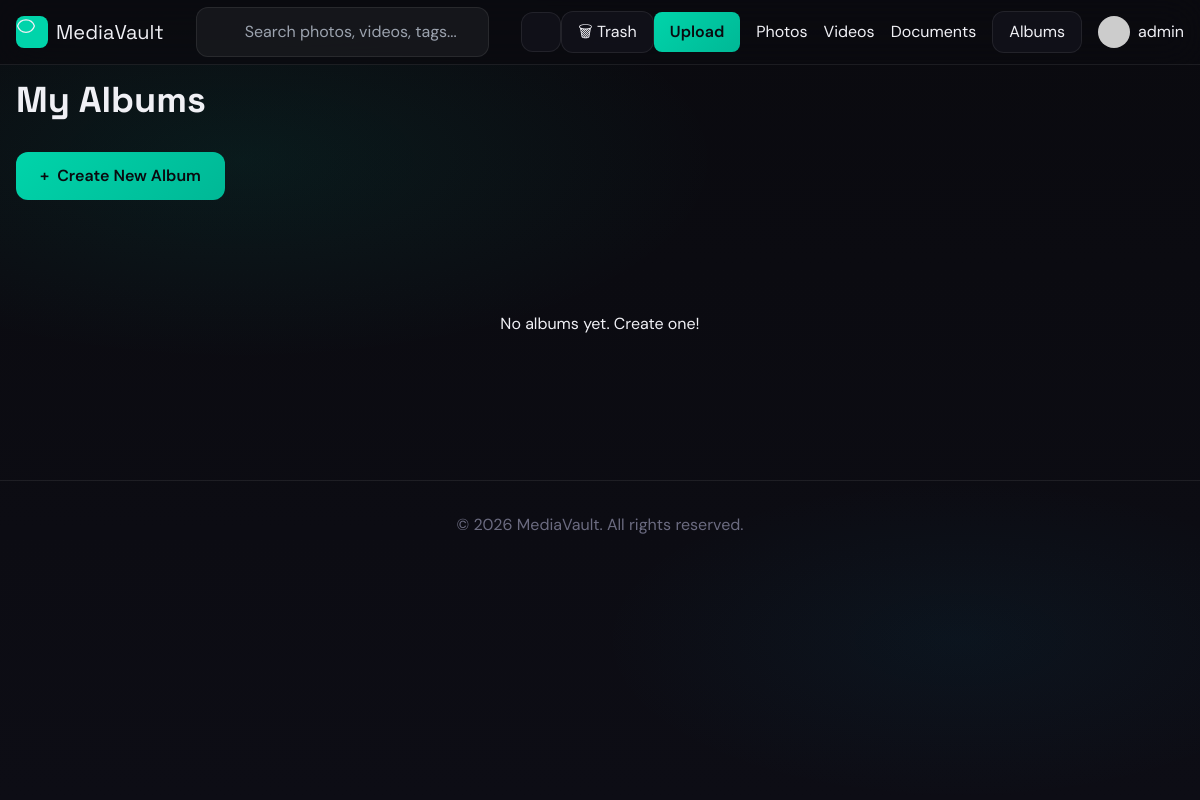
The app's page /albums/ (signed in), older data.
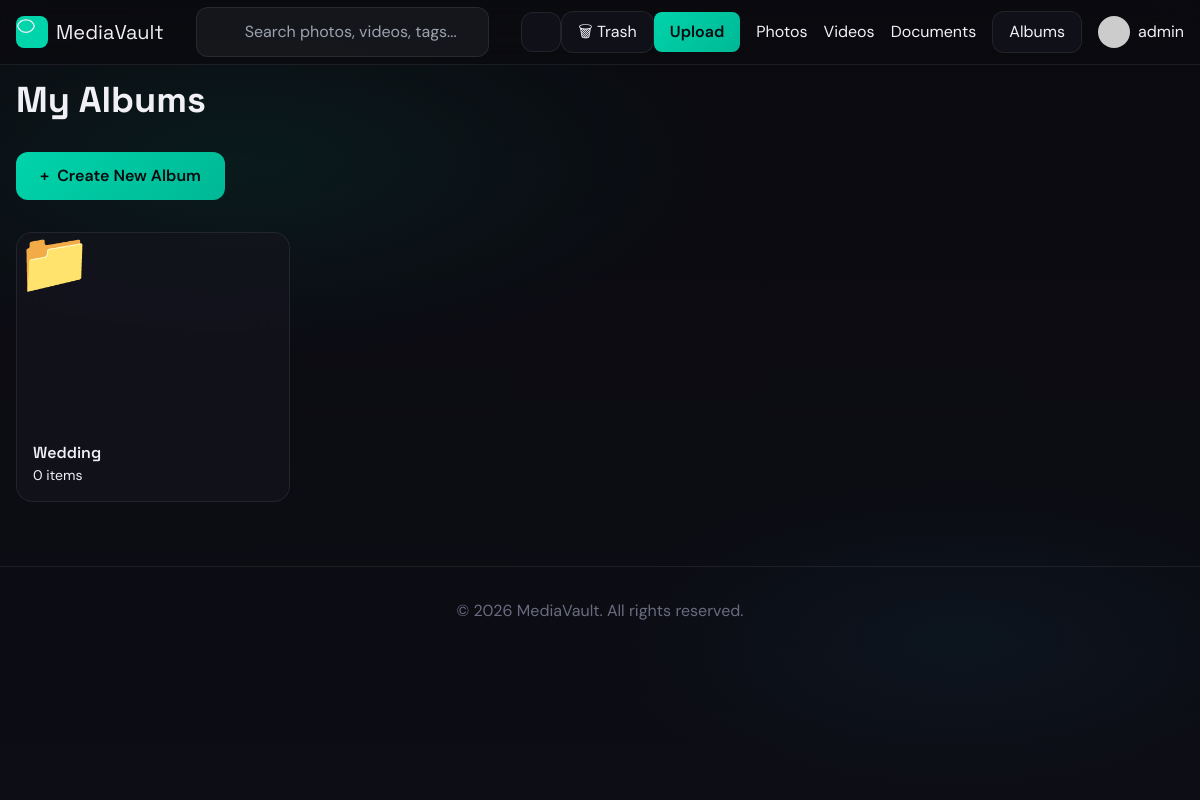
The same page, newer data.
### gallery/models.py (models this page shows, shortened)
class Album(models.Model):
    user = models.ForeignKey(settings.AUTH_USER_MODEL, on_delete=models.CASCADE)
    name = models.CharField(max_length=100)
    cover = models.ForeignKey(
        MediaFile,
        on_delete=models.SET_NULL,
        null=True,
        blank=True,
        related_name="album_covers",
    )
    created_at = models.DateTimeField(auto_now_add=True)
    updated_at = models.DateTimeField(auto_now=True)
    class Meta:
        ordering = ["-updated_at"]
    @property
    def media_count(self):
        return self.media_files.count()

### gallery/views.py (the view)
# urls.py: path("albums/", views.album_list, name="album_list"),
@login_required
def album_list(request):
    albums = Album.objects.filter(user=request.user)
    return render(request, "gallery/album_list.html", {"albums": albums})

### gallery/context_processors.py (called while the page is built)
def theme(request):
    return {"is_light_mode": request.session.get("theme") == "light"}

### templates/gallery/album_list.html (shortened to what this page needs)
{% extends 'base.html' %}
{% block content %}
<h1 class="font-display text-4xl font-bold mb-8">My Albums</h1>
<a href="{% url 'album_create' %}" class="btn-accent px-6 py-3 rounded-xl inline-flex items-center gap-2 mb-8">
    <span>+</span> Create New Album
</a>
<div class="grid grid-cols-2 md:grid-cols-3 lg:grid-cols-4 gap-6">
    {% for album in albums %}
        <a href="{% url 'album_detail' album.pk %}" class="glass-card rounded-2xl overflow-hidden group">
            {% if album.cover %}
                <img src="{{ album.cover.file.url }}" class="w-full h-48 object-cover">
            {% else %}
                <div class="h-48 bg-muted flex-center text-6xl">📁</div>
            {% endif %}
            <div class="p-4">
                <h3 class="font-display font-semibold">{{ album.name }}</h3>
                <p class="text-sm text-muted">{{ album.media_count }} items</p>
            </div>
        </a>
    {% empty %}
        <p class="col-span-full text-center text-muted py-20">No albums yet. Create one!</p>
    {% endfor %}
</div>
{% endblock %}

### templates/base.html (shortened to what this page needs)
<!DOCTYPE html>
<html lang="en" class="{% if is_light_mode %}light-mode{% endif %}">
<head>
    <script src="https://cdn.tailwindcss.com"></script>
</head>
<body class="bg-[var(--bg)] text-[var(--fg)] font-body">
    <div class="bg-atmosphere">
    </div>
    {% include 'navbar.html' %}
    <main class="pt-20 max-w-7xl mx-auto px-4">
        {% block content %}{% endblock %}
    </main>
    {% include 'footer.html' %}
</body>
</html>

### templates/navbar.html (shortened to what this page needs)
<nav class="nav-blur fixed top-0 left-0 right-0 z-50">
    <div class="max-w-7xl mx-auto px-4 flex items-center justify-between h-16">
        <a href="{% url 'home' %}" class="flex items-center gap-2">
            <div class="w-8 h-8 bg-[var(--accent)] rounded-lg flex-center">
            </div>
            <span class="font-display text-xl">MediaVault</span>
        </a>
        <form action="{% url 'global_search' %}" method="get" class="flex-1 max-w-xl mx-8">
            <input type="text" name="q" placeholder="Search photos, videos, tags..."
            class="search-input w-full pl-12 py-3 rounded-xl">
        </form>
        <button id="themeToggle" class="w-10 h-10 rounded-xl glass-card flex-center">
        </button>
        <a href="{% url 'trash_bin' %}" class="px-4 py-2 glass-card rounded-xl">🗑 Trash</a>
        <div class="flex items-center gap-4">
            {% if user.is_authenticated %}
                <a href="{% url 'upload' %}" class="px-4 py-2 btn-accent rounded-lg">Upload</a>
                <a href="{% url 'photos_list' %}">Photos</a>
                <a href="{% url 'videos_list' %}">Videos</a>
                <a href="{% url 'docs_list' %}">Documents</a>
                <a href="{% url 'album_list' %}" class="px-4 py-2 glass-card rounded-xl">Albums</a>
                <div class="relative">
                    <button id="profileBtn" class="flex items-center gap-2">
                        <img src="https://ui-avatars.com/api/?name={{ user.username }}&background=00d4aa&color=fff"
                             alt="{{ user.username }}" class="w-8 h-8 rounded-full">
                        <span class="hidden md:inline">{{ user.username }}</span>
                    </button>
                </div>
            {% else %}
                <a href="{% url 'login' %}" class="px-4 py-2 glass-card rounded-lg">Login</a>
                <a href="{% url 'register' %}" class="px-4 py-2 btn-accent rounded-lg">Signup</a>
            {% endif %}
        </div>
    </div>
</nav>

### templates/footer.html
<footer class="py-8 text-center text-[var(--muted)] border-t border-[var(--border)] mt-16">
    <p>&copy; 2026 MediaVault. All rights reserved.</p>
</footer>

### templates/base.html (style rules this page uses)
:root { --bg: #0a0a0f; --fg: #f0f0f5; --muted: #6b6b80; --accent: #00d4aa; --card: rgba(20, 20, 30, 0.7); --border: rgba(255, 255, 255, 0.08); }
* { margin: 0; padding: 0; box-sizing: border-box; }
body { font-family: 'DM Sans', sans-serif; background-color: var(--bg); color: var(--fg); overflow-x: hidden; }
.font-display { font-family: 'Space Grotesk', sans-serif; }
.bg-atmosphere { position: fixed; inset: 0; z-index: -1; background: radial-gradient(ellipse 80% 50% at 20% 20%, rgba(0, 212, 170, 0.08) 0%, transparent 50%), radial-gradient(ellipse 60% 40% at 80% 80%, rgba(0, 150, 200, 0.06) 0%, transparent 50%), linear-gradient(180deg, var(--bg) 0%, #0d0d15 100%); }
.glass-card { background: var(--card); backdrop-filter: blur(20px); border: 1px solid var(--border); transition: all 0.4s cubic-bezier(0.16, 1, 0.3, 1); }
.nav-blur { backdrop-filter: blur(20px); background: rgba(10, 10, 15, 0.8); border-bottom: 1px solid var(--border); }
.search-input { background: rgba(255, 255, 255, 0.05); border: 1px solid var(--border); transition: all 0.3s ease; }
.btn-accent { background: linear-gradient(135deg, var(--accent), #00b896); color: #0a0a0f; font-weight: 600; transition: all 0.3s ease; position: relative; overflow: hidden; }
.btn-accent::before { content: ''; position: absolute; inset: 0; background: linear-gradient(135deg, rgba(255,255,255,0.2), transparent); opacity: 0; transition: opacity 0.3s ease; }

Row changes from the older to the newer data that the page shows:
added Album: name "Wedding", media_count "0"
Text that changed along with them:
text no longer shown: "No albums yet. Create one!"
